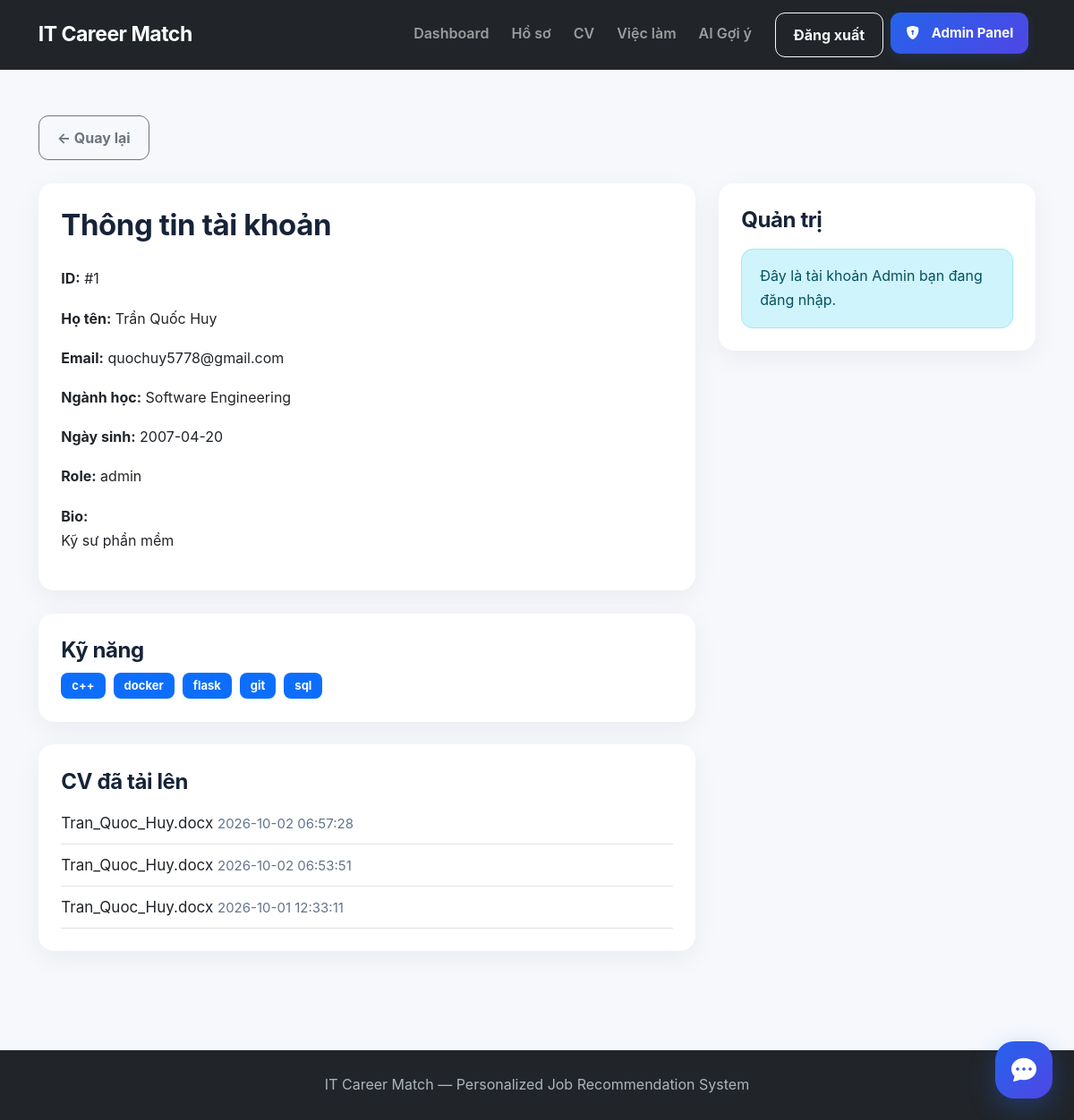
The page /admin/users/1 (signed in) on the database as committed earlier.
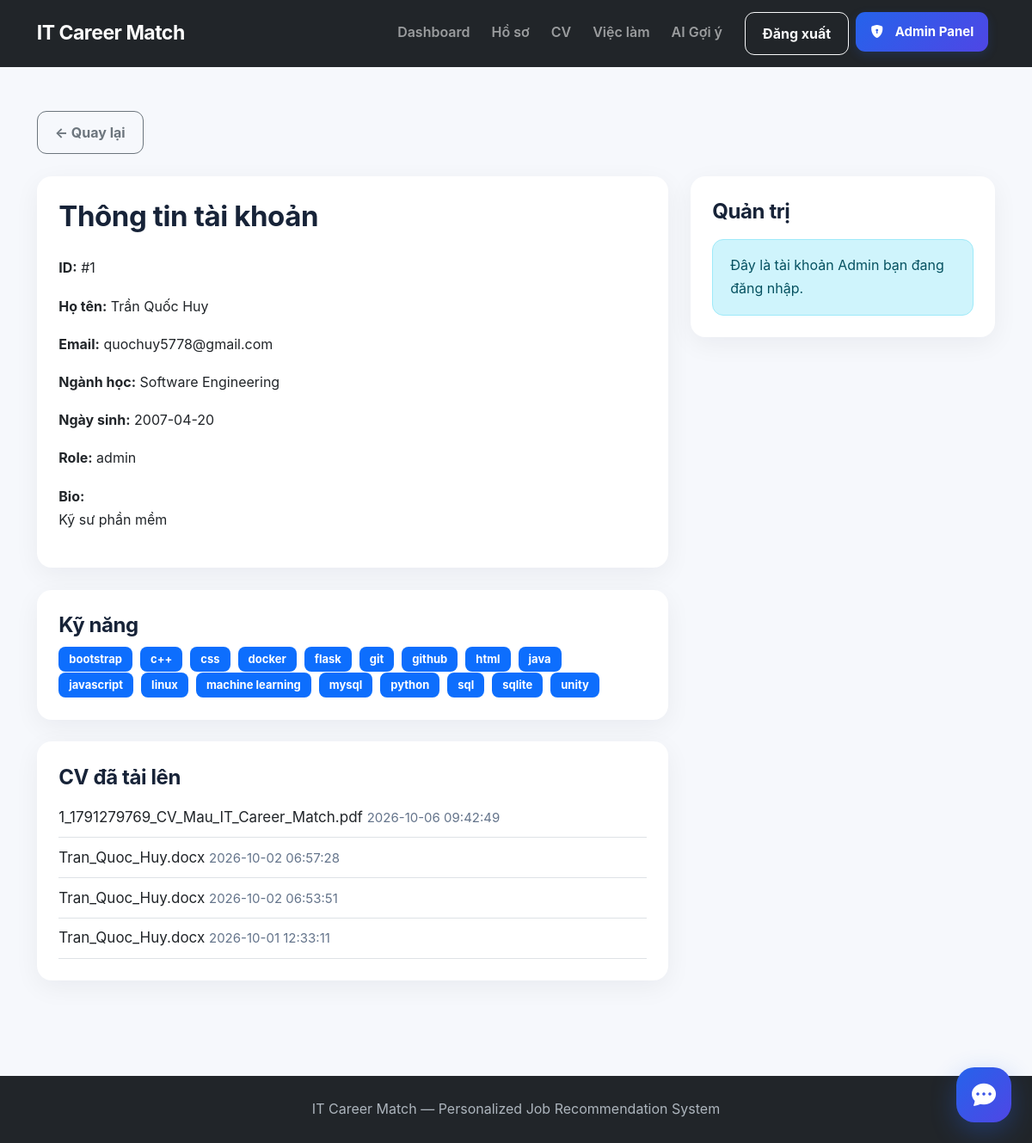
The same page on the database as committed later.
### tables this page shows
CREATE TABLE users (
            user_id INTEGER PRIMARY KEY AUTOINCREMENT,
            email TEXT NOT NULL UNIQUE,
            password TEXT NOT NULL,
            role TEXT NOT NULL DEFAULT 'student',
            created_at TIMESTAMP DEFAULT CURRENT_TIMESTAMP
        );

CREATE TABLE student_profiles (
            profile_id INTEGER PRIMARY KEY AUTOINCREMENT,
            user_id INTEGER NOT NULL UNIQUE,
            full_name TEXT,
            date_of_birth TEXT,
            major TEXT,
            bio TEXT,
            avatar TEXT,

            FOREIGN KEY (user_id)
                REFERENCES users(user_id)
                ON DELETE CASCADE
        );

CREATE TABLE skills (
            skill_id INTEGER PRIMARY KEY AUTOINCREMENT,
            name TEXT NOT NULL UNIQUE,
            category TEXT
        );

CREATE TABLE cvs (
            cv_id INTEGER PRIMARY KEY AUTOINCREMENT,
            user_id INTEGER NOT NULL,
            file_name TEXT NOT NULL,
            file_path TEXT NOT NULL,
            parsed_text TEXT,
            created_at TIMESTAMP DEFAULT CURRENT_TIMESTAMP,

            FOREIGN KEY (user_id)
                REFERENCES users(user_id)
                ON DELETE CASCADE
        );

### app.py (the view)
@app.route("/admin/users/<int:user_id>")
def admin_user_detail(user_id):
    if not is_admin():
        return "Bạn không có quyền truy cập.", 403
    connection = get_connection()
    user = connection.execute(
        """
        SELECT
            u.user_id,
            u.email,
            u.role,
            u.created_at,
            p.full_name,
            p.date_of_birth,
            p.major,
            p.bio
        FROM users u
        LEFT JOIN student_profiles p
            ON u.user_id = p.user_id
        WHERE u.user_id = ?
        """,
        (user_id,)
    ).fetchone()
    if user is None:
        connection.close()
        return "Không tìm thấy tài khoản.", 404
    skills = connection.execute(
        """
        SELECT s.name
        FROM student_skills ss
        JOIN skills s
            ON ss.skill_id = s.skill_id
        WHERE ss.user_id = ?
        ORDER BY s.name
        """,
        (user_id,)
    ).fetchall()
    cvs = connection.execute(
        """
        SELECT
            cv_id,
            file_name,
            created_at
        FROM cvs
        WHERE user_id = ?
        ORDER BY created_at DESC
        """,
        (user_id,)
    ).fetchall()
    connection.close()
    return render_template(
        "admin/user_detail.html",
        user=user,
        skills=skills,
        cvs=cvs
    )

### app.py (called while the page is built)
def is_admin():
    return (
        "user_id" in session
        and session.get("role") == "admin"
    )

### database/database.py (called while the page is built)
def get_connection():
    connection = sqlite3.connect(DATABASE_PATH)
    connection.row_factory = sqlite3.Row
    connection.execute("PRAGMA foreign_keys = ON")
    return connection

### templates/admin/user_detail.html (shortened to what this page needs)
{% extends "base.html" %}
{% block content %}
<div class="container py-5">
    <a
        href="{{ url_for('admin_users') }}"
        class="btn btn-outline-secondary mb-4"
    >
        ← Quay lại
    </a>
    <div class="row g-4">
        <div class="col-lg-8">
            <div class="card border-0 shadow-sm">
                <div class="card-body p-4">
                    <h2 class="fw-bold mb-4">
                        Thông tin tài khoản
                    </h2>
                    <p>
                        <strong>ID:</strong>
                        #{{ user.user_id }}
                    </p>
                    <p>
                        <strong>Họ tên:</strong>
                        {{ user.full_name or "Chưa cập nhật" }}
                    </p>
                    <p>
                        <strong>Email:</strong>
                        {{ user.email }}
                    </p>
                    <p>
                        <strong>Ngành học:</strong>
                        {{ user.major or "Chưa cập nhật" }}
                    </p>
                    <p>
                        <strong>Ngày sinh:</strong>
                        {{ user.date_of_birth or "Chưa cập nhật" }}
                    </p>
                    <p>
                        <strong>Role:</strong>
                        {{ user.role }}
                    </p>
                    <p>
                        <strong>Bio:</strong><br>
                        {{ user.bio or "Chưa cập nhật" }}
                    </p>
                </div>
            </div>
            <div class="card border-0 shadow-sm mt-4">
                <div class="card-body p-4">
                    <h4 class="fw-bold">
                        Kỹ năng
                    </h4>
                    {% for skill in skills %}
                    <span class="badge bg-primary me-1">
                        {{ skill.name }}
                    </span>
                    {% else %}
                    <p class="text-muted">
                        Chưa có kỹ năng.
                    </p>
                    {% endfor %}
                </div>
            </div>
            <div class="card border-0 shadow-sm mt-4">
                <div class="card-body p-4">
                    <h4 class="fw-bold">
                        CV đã tải lên
                    </h4>
                    {% for cv in cvs %}
                    <div class="border-bottom py-2">
                        {{ cv.file_name }}
                        <small class="text-muted">
                            {{ cv.created_at }}
                        </small>
                    </div>
                    {% else %}
                    <p class="text-muted">
                        Chưa tải CV.
                    </p>
                    {% endfor %}
                </div>
            </div>
        </div>
        <div class="col-lg-4">
            <div class="card border-0 shadow-sm">
                <div class="card-body p-4">
                    <h4 class="fw-bold mb-3">
                        Quản trị
                    </h4>
                    {% if user.user_id != session.get("user_id") %}
                    <a href="{{ url_for('admin_edit_user', user_id=user.user_id) }}"
                        class="btn btn-warning w-100 mb-3">
                        ✏️ Sửa tài khoản
                    </a>
                    <form
                        method="POST"
                        action="{{ url_for(
                            'admin_change_user_role',
                            user_id=user.user_id
                        ) }}"
                    >
                        <label class="form-label">
                            Role
                        </label>
                        <select
                            name="role"
                            class="form-select mb-3"
                        >
                            <option
                                value="student"
                                {% if user.role == "student" %}
                                selected
                                {% endif %}
                            >
                                Student
                            </option>
                            <option
                                value="admin"
                                {% if user.role == "admin" %}
                                selected
                                {% endif %}
                            >
                                Admin
                            </option>
                        </select>
                        <button
                            class="btn btn-primary w-100"
                        >
                            Cập nhật quyền
                        </button>
                    </form>
                    <hr>
                    <form
                        method="POST"
                        action="{{ url_for(
                            'admin_delete_user',
                            user_id=user.user_id
                        ) }}"
                        onsubmit="
                            return confirm(
                                'Bạn chắc chắn muốn xóa tài khoản này?'
                            );
                        "
                    >
                        <button
                            class="btn btn-danger w-100"
                        >
                            Xóa tài khoản
                        </button>
                    </form>
                    {% else %}
                    <div class="alert alert-info mb-0">
                        Đây là tài khoản Admin
                        bạn đang đăng nhập.
                    </div>
                    {% endif %}
                </div>
            </div>
        </div>
    </div>
</div>
{% endblock %}

### templates/base.html (shortened to what this page needs)
<!DOCTYPE html>
<html lang="vi">
<head>
    <link
        href="https://cdn.jsdelivr.net/npm/bootstrap@5.3.3/dist/css/bootstrap.min.css"
        rel="stylesheet">
    <link
        rel="stylesheet"
        href="{{ url_for('static', filename='css/style.css') }}">
    <link rel="stylesheet"
        href="https://cdn.jsdelivr.net/npm/bootstrap-icons@1.11.3/font/bootstrap-icons.min.css">
    <link rel="stylesheet"
        href="{{ url_for('static', filename='css/pro-ui.css') }}">
    <link rel="stylesheet"
      href="{{ url_for('static', filename='css/chatbot.css') }}">
</head>
<body>
<nav class="navbar navbar-expand-lg navbar-dark bg-dark">
    <div class="container">
        <a class="navbar-brand fw-bold"
           href="{{ url_for('dashboard') }}">
            IT Career Match
        </a>
        {% if session.get("user_id") %}
        <div class="collapse navbar-collapse" id="navbar">
            <ul class="navbar-nav ms-auto">
                <li class="nav-item">
                    <a class="nav-link"
                       href="{{ url_for('dashboard') }}">
                        Dashboard
                    </a>
                </li>
                <li class="nav-item">
                    <a class="nav-link"
                       href="{{ url_for('profile') }}">
                        Hồ sơ
                    </a>
                </li>
                <li class="nav-item">
                    <a class="nav-link"
                       href="{{ url_for('upload_cv') }}">
                        CV
                    </a>
                </li>
                <li class="nav-item">
                    <a class="nav-link"
                       href="{{ url_for('jobs') }}">
                        Việc làm
                    </a>
                </li>
                <li class="nav-item">
                    <a class="nav-link"
                       href="{{ url_for('recommendations') }}">
                        AI Gợi ý
                    </a>
                </li>
                <li class="nav-item ms-lg-3">
                    <a class="btn btn-outline-light"
                       href="{{ url_for('logout') }}">
                        Đăng xuất
                    </a>
                </li>
                {% if session.get('user_id') and session.get('role') == 'admin' %}
                <li class="nav-item">
                    <a class="nav-link admin-nav-link"
                    href="{{ url_for('admin_dashboard') }}">
                        <i class="bi bi-shield-lock-fill me-2"></i>
                        Admin Panel
                    </a>
                </li>
                {% endif %}
            </ul>
        </div>
        {% endif %}
    </div>
</nav>
<main>
    {% block content %}
    {% endblock %}
</main>
<footer class="site-footer">
    <div class="container text-center">
        <p class="mb-0">
            IT Career Match — Personalized Job Recommendation System
        </p>
    </div>
</footer>
{% include "components/chatbot.html" %}
</body>
</html>

### templates/components/chatbot.html (shortened to what this page needs)
<div id="careerChatbot" class="career-chatbot">
    <button
        type="button"
        id="chatbotToggle"
        class="chatbot-toggle"
        aria-label="Mở chatbot tư vấn nghề nghiệp"
        aria-expanded="false"
        aria-controls="chatbotWindow"
    >
        <i class="bi bi-chat-dots-fill"></i>
    </button>
</div>

### static/css/style.css (style rules this page uses)
body { background: #f5f7fb; min-height: 100vh; color: #1f2937; }
.navbar { padding: 14px 0; }
.navbar-brand { font-size: 1.35rem; }
.nav-link { margin-left: 8px; }
main { min-height: calc(100vh - 140px); }
.site-footer { margin-top: 60px; background: #212529; color: #adb5bd; padding: 25px 0; }
.btn { border-radius: 9px; }
.card { border-radius: 16px; }

### static/css/pro-ui.css (style rules this page uses)
:root { --icm-primary: #2563eb; --icm-primary-dark: #1d4ed8; --icm-primary-soft: #eff6ff; --icm-ink: #172338; --icm-muted: #64748b; --icm-bg: #f6f8fc; --icm-surface: #ffffff; --icm-border: #e2e8f0; --icm-radius: 17px; --icm-shadow: 0 8px 30px rgba(15, 23, 42, .055); }
html { font-size: 17px; scroll-behavior: smooth; }
body { background: var(--icm-bg); color: var(--icm-ink); font-family: Inter, -apple-system, BlinkMacSystemFont, "Segoe UI", Arial, sans-serif; font-size: 17px; line-height: 1.7; -webkit-font-smoothing: antialiased; }
p, li, td, th { font-size: 16px; line-height: 1.7; }
h1, h2, h3, h4, h5, h6 { color: var(--icm-ink); font-weight: 750; line-height: 1.3; letter-spacing: -.4px; }
h2 { font-size: 33px; }
h4 { font-size: 24px; }
small, .small { font-size: 15px !important; line-height: 1.6; }
.text-muted { color: var(--icm-muted) !important; }
a { transition: color .2s ease; }
.navbar { font-size: 16px; }
.navbar-brand { font-size: 23px; font-weight: 800; letter-spacing: -.5px; }
.navbar .nav-link { font-size: 16px; font-weight: 600; padding: 10px 14px; }
.btn { font-size: 16px; font-weight: 650; line-height: 1.5; border-radius: 11px; padding: 12px 20px; transition: background-color .2s ease, border-color .2s ease, box-shadow .2s ease, transform .2s ease; }
.card { border-radius: var(--icm-radius); border: 1px solid var(--icm-border); background: var(--icm-surface); }
.card-body { padding: 24px; }
.card.shadow-sm { box-shadow: var(--icm-shadow) !important; }
.badge { font-size: 13px; font-weight: 700; padding: 8px 12px; border-radius: 8px; }
.alert { font-size: 16px; border-radius: 13px; padding: 16px 20px; }
.admin-nav-link { display: inline-flex; align-items: center; gap: 5px; background: linear-gradient(135deg, #2563eb, #4f46e5); color: #ffffff !important; font-size: 15px !important; font-weight: 700 !important; padding: 10px 17px !important; border-radius: 11px; margin: 0 8px; box-shadow: 0 4px 12px rgba(37, 99, 235, .18); transition: all .2s ease; }

### static/css/chatbot.css (style rules this page uses)
#careerChatbot { --cb-blue: #2563eb; --cb-dark: #1d4ed8; --cb-text: #172338; --cb-muted: #64748b; position: fixed !important; bottom: 24px !important; right: 24px !important; left: auto !important; top: auto !important; display: block !important; width: auto !important; height: auto !important; z-index: 99999 !important; font-family: Inter, "Segoe UI", Arial, sans-serif; font-size: 15px; line-height: 1.6; }
#careerChatbot button { font-family: inherit; cursor: pointer; }
#careerChatbot *, #careerChatbot *::before, #careerChatbot *::after { box-sizing: border-box; }
#careerChatbot .chatbot-toggle { position: relative; display: flex !important; justify-content: center; align-items: center; width: 64px; height: 64px; margin-left: auto; padding: 0; border: none; border-radius: 21px; background: linear-gradient( 135deg, #2563eb, #4f46e5 ); color: white; font-size: 28px; box-shadow: 0 10px 30px rgba(37, 99, 235, .32); transition: transform .2s ease, box-shadow .2s ease; }

Rows that differ between the two databases and show on the page:
added skills: name "bootstrap"
added skills: name "css"
added skills: name "github"
added skills: name "html"
added skills: name "java"
added skills: name "javascript"
added skills: name "linux"
added skills: name "machine learning"
added skills: name "mysql"
added skills: name "python"
added skills: name "sqlite"
added skills: name "unity"
added cvs: file_name "1_1791279769_CV_Mau_IT_Career_Match.pdf", created_at "2026-10-06 09:42:49"
